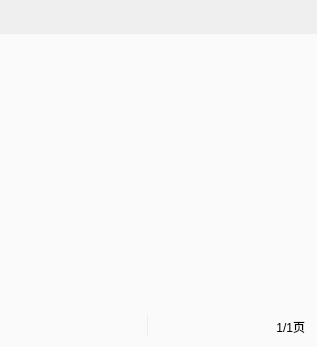
<?xml version="1.0" encoding="UTF-8"?>
<ui version="4.0">
 <class>GoodsRefundListWidget</class>
 <widget class="QWidget" name="GoodsRefundListWidget">
  <property name="geometry">
   <rect>
    <x>0</x>
    <y>0</y>
    <width>305</width>
    <height>347</height>
   </rect>
  </property>
  <property name="windowTitle">
   <string>Form</string>
  </property>
  <layout class="QVBoxLayout" name="verticalLayout">
   <property name="spacing">
    <number>0</number>
   </property>
   <property name="leftMargin">
    <number>0</number>
   </property>
   <property name="topMargin">
    <number>0</number>
   </property>
   <property name="rightMargin">
    <number>0</number>
   </property>
   <property name="bottomMargin">
    <number>0</number>
   </property>
   <item>
    <widget class="GoodsSellListTitleWidget" name="titleWidget" native="true">
     <property name="minimumSize">
      <size>
       <width>0</width>
       <height>34</height>
      </size>
     </property>
     <property name="maximumSize">
      <size>
       <width>16777215</width>
       <height>34</height>
      </size>
     </property>
    </widget>
   </item>
   <item>
    <widget class="GoodsRefundListView" name="listView">
     <property name="focusPolicy">
      <enum>Qt::NoFocus</enum>
     </property>
     <property name="styleSheet">
      <string notr="true">border:none;
background-color: rgb(250, 250, 250);</string>
     </property>
     <property name="verticalScrollBarPolicy">
      <enum>Qt::ScrollBarAlwaysOff</enum>
     </property>
     <property name="horizontalScrollBarPolicy">
      <enum>Qt::ScrollBarAlwaysOff</enum>
     </property>
    </widget>
   </item>
   <item>
    <widget class="QWidget" name="widget" native="true">
     <property name="minimumSize">
      <size>
       <width>0</width>
       <height>41</height>
      </size>
     </property>
     <property name="maximumSize">
      <size>
       <width>16777215</width>
       <height>41</height>
      </size>
     </property>
     <property name="styleSheet">
      <string notr="true">QWidget#widget {
	background-color: rgb(250, 250, 250);
}</string>
     </property>
     <layout class="QHBoxLayout" name="horizontalLayout">
      <property name="spacing">
       <number>0</number>
      </property>
      <property name="leftMargin">
       <number>0</number>
      </property>
      <property name="topMargin">
       <number>0</number>
      </property>
      <property name="rightMargin">
       <number>12</number>
      </property>
      <property name="bottomMargin">
       <number>0</number>
      </property>
      <item>
       <spacer name="horizontalSpacer">
        <property name="orientation">
         <enum>Qt::Horizontal</enum>
        </property>
        <property name="sizeType">
         <enum>QSizePolicy::Minimum</enum>
        </property>
        <property name="sizeHint" stdset="0">
         <size>
          <width>60</width>
          <height>20</height>
         </size>
        </property>
       </spacer>
      </item>
      <item>
       <widget class="QPushButton" name="lastPageButton">
        <property name="minimumSize">
         <size>
          <width>87</width>
          <height>37</height>
         </size>
        </property>
        <property name="maximumSize">
         <size>
          <width>87</width>
          <height>37</height>
         </size>
        </property>
        <property name="focusPolicy">
         <enum>Qt::NoFocus</enum>
        </property>
        <property name="styleSheet">
         <string notr="true">QPushButton
{
	border:none;
	background-image: url(:/saleImage/btn-up-nomal.png);
}

QPushButton:pressed
{
	background-image: url(:/saleImage/btn-up-pess.png);
}

QPushButton:disabled
{
background-image: url(:/saleImage/btn-up-disable.png);
}</string>
        </property>
        <property name="text">
         <string/>
        </property>
       </widget>
      </item>
      <item>
       <widget class="QFrame" name="frame">
        <property name="minimumSize">
         <size>
          <width>1</width>
          <height>22</height>
         </size>
        </property>
        <property name="maximumSize">
         <size>
          <width>16777215</width>
          <height>22</height>
         </size>
        </property>
        <property name="styleSheet">
         <string notr="true">/*background-color:rgb(167, 167, 167);*/
border:1px solid  rgb(237, 237, 237);</string>
        </property>
        <property name="frameShape">
         <enum>QFrame::VLine</enum>
        </property>
        <property name="frameShadow">
         <enum>QFrame::Raised</enum>
        </property>
       </widget>
      </item>
      <item>
       <widget class="QPushButton" name="nextPageButton">
        <property name="sizePolicy">
         <sizepolicy hsizetype="Minimum" vsizetype="Fixed">
          <horstretch>0</horstretch>
          <verstretch>0</verstretch>
         </sizepolicy>
        </property>
        <property name="minimumSize">
         <size>
          <width>87</width>
          <height>37</height>
         </size>
        </property>
        <property name="maximumSize">
         <size>
          <width>87</width>
          <height>37</height>
         </size>
        </property>
        <property name="focusPolicy">
         <enum>Qt::NoFocus</enum>
        </property>
        <property name="styleSheet">
         <string notr="true">QPushButton
{
	border:none;
	border-image: url(:/saleImage/btn-down-nomal.png);
}

QPushButton:pressed
{
	border-image: url(:/saleImage/btn-down-pess.png);
}

QPushButton:disabled
{
	border-image: url(:/saleImage/btn-down-disabled.png);
}</string>
        </property>
        <property name="text">
         <string/>
        </property>
       </widget>
      </item>
      <item>
       <spacer name="horizontalSpacer_3">
        <property name="orientation">
         <enum>Qt::Horizontal</enum>
        </property>
        <property name="sizeType">
         <enum>QSizePolicy::Minimum</enum>
        </property>
        <property name="sizeHint" stdset="0">
         <size>
          <width>10</width>
          <height>20</height>
         </size>
        </property>
       </spacer>
      </item>
      <item>
       <widget class="QLabel" name="pageLabel">
        <property name="minimumSize">
         <size>
          <width>60</width>
          <height>0</height>
         </size>
        </property>
        <property name="maximumSize">
         <size>
          <width>16777215</width>
          <height>16777215</height>
         </size>
        </property>
        <property name="text">
         <string>1/1页</string>
        </property>
        <property name="alignment">
         <set>Qt::AlignRight|Qt::AlignTrailing|Qt::AlignVCenter</set>
        </property>
       </widget>
      </item>
     </layout>
    </widget>
   </item>
  </layout>
 </widget>
 <customwidgets>
  <customwidget>
   <class>GoodsSellListTitleWidget</class>
   <extends>QWidget</extends>
   <header>GoodsSellListTitleWidget.h</header>
   <container>1</container>
  </customwidget>
  <customwidget>
   <class>GoodsRefundListView</class>
   <extends>QListView</extends>
   <header>GoodsRefundListView.h</header>
  </customwidget>
 </customwidgets>
 <resources/>
 <connections/>
</ui>
